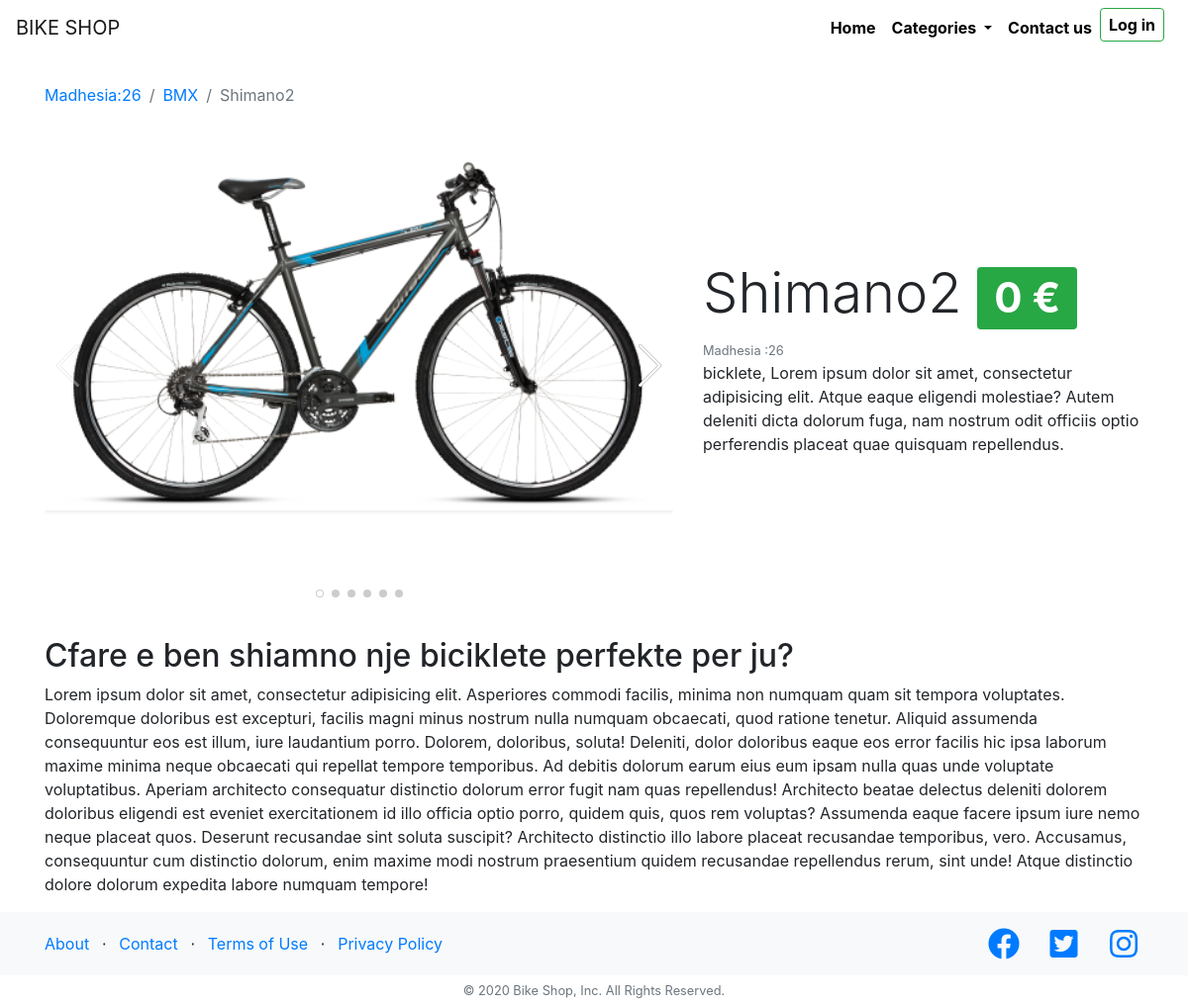
/bike/Shimano2, run on the app's committed database.
### shop/models.py (models this page shows, shortened)
class Bikes(models.Model):
    name = models.CharField(max_length=35, default="Shimano")
    size = models.CharField(max_length=2, default=26)
    color = models.CharField(max_length=10, default="Blu")
    description = models.TextField(default="bicklete")
    full_description = RichTextField(blank=True, null=True)
    price = models.CharField(max_length=5, default=0)
    image = models.ImageField(default="defalut.png")
    age_category = models.CharField(default=16, max_length=15)
    bike_categories = models.CharField(default="BMX", max_length=50)
    class Meta:
        verbose_name_plural = 'Bikes'

### shop/views.py (the view)
# urls.py: path('bike/<name>', views.details, name='details'),
def details(request, name):
    selected_bike = Bikes.objects.get(name=name)
    show_bike = {'bike': selected_bike}
    return render(request, 'shop/details.html', show_bike)

### shop/templates/shop/details.html (shortened to what this page needs)
{% extends 'shop/layout.html' %}
{% load static %}
{% block extrahead  %}
    <link rel="stylesheet" href="{% static 'shop/fix_navbar.css' %}">
    <link rel="stylesheet" href="{% static 'shop/libraries/swiper/swiper-bundle.min.css' %}">
{% endblock %}
{% block content %}
<div class="container mt-5 pt-4">
    <div class="row align-items-center">
        <div class="col-md-12">
            <nav aria-label="breadcrumb">
              <ol class="breadcrumb bg-transparent pl-0 mb-0">
                <li class="breadcrumb-item"><a href="/search?size={{ bike.size }}">Madhesia:{{bike.size}}</a></li>
                <li class="breadcrumb-item"><a href="/category/{{ bike.bike_categories }}">{{ bike.bike_categories }}</a></li>
                <li class="breadcrumb-item active" aria-current="page">{{ bike.name }}</li>
              </ol>
            </nav>
        </div>
        <div class="col-md-5 order-md-2">
            <h1 class="display-4 text-capitalize">{{bike.name}} <span class="badge badge-success">{{bike.price}} &euro;</span></h1>
            <small class="text-muted">Madhesia :{{bike.size}}</small>
            <p>
                {{bike.description}},
                Lorem ipsum dolor sit amet, consectetur adipisicing elit. Atque eaque eligendi molestiae? Autem deleniti dicta dolorum fuga, nam nostrum odit officiis optio perferendis placeat quae quisquam repellendus.
            </p>
        </div>
        <div class="col-md-7 order-md-1">
            <div class="swiper-container">
              <div class="swiper-wrapper">
                <div class="swiper-slide">
                  <img src="{{bike.image.url}}" class="shadow-sm bike-img swiper-lazy" alt="{{bike.name}}">
                </div>
              </div>
              <div class="swiper-pagination swiper-pagination-white"></div>
              <div class="swiper-button-next swiper-button-white"></div>
            </div>
        </div>
    </div>
    <div class="row mt-4">
        <div class="col-md-12">
            <div class="full-description">
                {{ bike.full_description | safe}}
            </div>
        </div>
    </div>
</div>
{% endblock %}

### shop/static/shop/home.css (style rules this page uses)
html { position: relative; min-height: 100%; }
body { margin-bottom: 95px; }

### shop/static/shop/fix_navbar.css (style rules this page uses)
.bike-img { width: 100%; max-width: 800px; height: auto; }

### shop/templates/shop/details.html (style rules this page uses)
.swiper-slide { text-align: center; font-size: 18px; }
.swiper-button-white { text-shadow: 0 0 #000000; }
.swiper-slide { min-height: 500px; }

### data on the page
Bikes: size "26", bike_categories "BMX", name "Shimano2", price "0", description "bicklete", image (picture), full_description "Cfare e ben shiamno nje biciklete perfekte per ju? Lorem ipsum dolor sit amet, consectetur adipisicing elit. Asperiores commodi facilis, minima non numquam quam sit tempora voluptates. Doloremque doloribus est excepturi, facilis magni minus nostrum nulla numquam obcaecati, quod ratione tenetur. Aliquid assumenda consequuntur eos est illum, iure laudantium porro. Dolorem, doloribus, soluta! Deleniti, dolor doloribus eaque eos error facilis hic ipsa laborum maxime minima neque obcaecati qui repellat tempore temporibus. Ad debitis dolorum earum eius eum ipsam nulla quas unde voluptate voluptatibus. Aperiam architecto consequatur distinctio dolorum error fugit nam quas repellendus! Architecto…"
